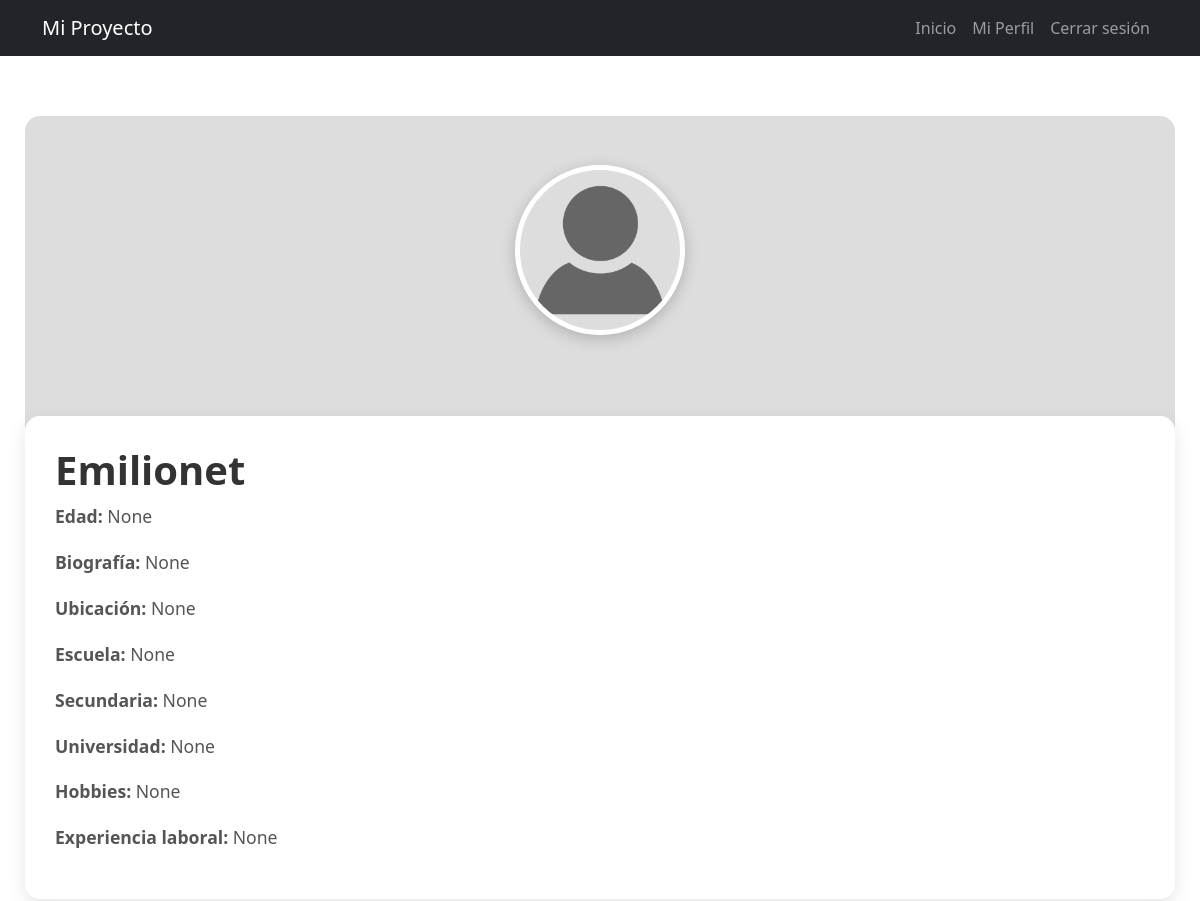
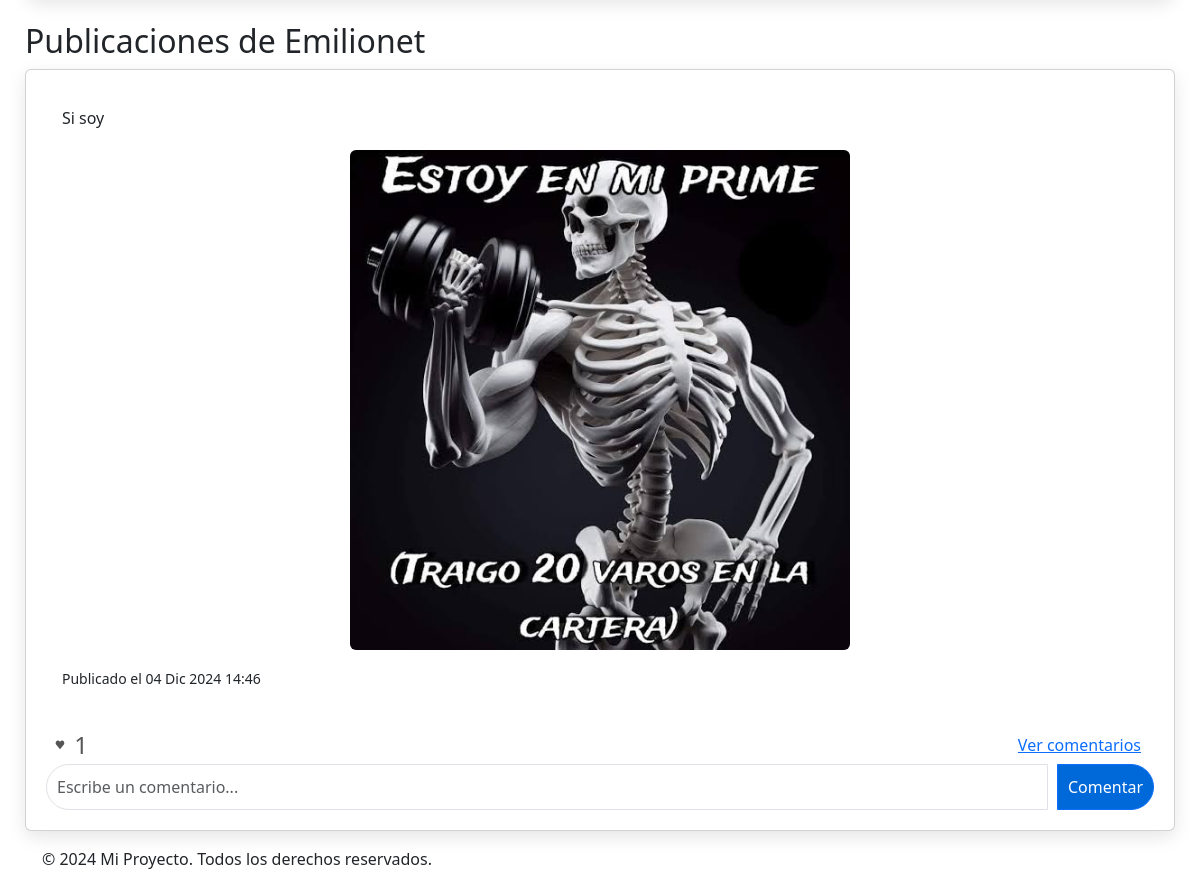
The page /profile/13/ (signed in) on the database its author committed (2 pictures, top to bottom).
### posts/models.py (models this page shows, shortened)
class UserProfile(models.Model):
    user = models.OneToOneField(
        settings.AUTH_USER_MODEL, on_delete=models.CASCADE, related_name='profile'
    )
    phone = models.CharField(max_length=15, blank=True, null=True)
    bio = models.TextField(blank=True, null=True)
    date_of_birth = models.DateField(null=True, blank=True)
    school_name = models.CharField(max_length=100, blank=True, null=True)
    highschool_name = models.CharField(max_length=100, blank=True, null=True)
    university_name = models.CharField(max_length=100, blank=True, null=True)
    hobbies = models.TextField(blank=True, null=True)
    about_me = models.TextField(blank=True, null=True)
    location = models.CharField(max_length=100, blank=True, null=True)
    skills = models.TextField(blank=True, null=True)
    work_experience = models.TextField(blank=True, null=True)
    social_links = models.JSONField(default=dict, blank=True, null=True)
    profile_picture = models.ImageField(upload_to='profile_pics/', blank=True, null=True)
    cover_picture = models.ImageField(upload_to='cover_pics/', blank=True, null=True)
    @property
    def age(self):
        return None

class CustomUser(AbstractUser):
    email = models.EmailField(unique=True)
    first_name = models.CharField(max_length=50)
    last_name = models.CharField(max_length=50)

class Post(models.Model):
    user = models.ForeignKey(
        settings.AUTH_USER_MODEL, on_delete=models.CASCADE, related_name='posts'
    )
    content = models.TextField()
    image = models.ImageField(upload_to='posts_images/', blank=True, null=True)
    created_at = models.DateTimeField(auto_now_add=True)
    updated_at = models.DateTimeField(auto_now=True)
    likes = models.ManyToManyField(
        settings.AUTH_USER_MODEL, related_name='liked_posts', blank=True
    )
    class Meta:
        ordering = ['-created_at']
    @property
    def like_count(self):
        return self.likes.count()

### posts/views.py (the view)
# urls.py: path('profile/<int:user_id>/', profile, name='profile'),  # Perfil de un usuario específico (por ID dinámico)
@login_required
def profile(request, user_id):
    user = get_object_or_404(CustomUser, id=user_id)
    user_profile = get_object_or_404(UserProfile, user=user)
    user_posts = Post.objects.filter(user=user).select_related('user').order_by('-created_at')
    is_owner = user == request.user
    no_posts_message = "Este usuario no ha publicado aún." if not user_posts.exists() else None
    return render(request, 'posts/profile.html', {
        'user': user,
        'user_profile': user_profile,
        'user_posts': user_posts,
        'is_owner': is_owner,
        'no_posts_message': no_posts_message
    })

### templates/posts/profile.html (shortened to what this page needs)
{% load static %}
<!DOCTYPE html>
<html lang="es">
<head>
    <link rel="stylesheet" href="{% static 'css/profilee.css' %}">
    <link href="https://cdn.jsdelivr.net/npm/bootstrap@5.3.0-alpha1/dist/css/bootstrap.min.css" rel="stylesheet">
</head>
<body>
    <nav class="navbar navbar-expand-lg navbar-dark bg-dark">
        <div class="container">
            <a class="navbar-brand" href="{% url 'index' %}">Mi Proyecto</a>
            <div class="collapse navbar-collapse" id="navbarNav">
                <ul class="navbar-nav ms-auto">
                    <li class="nav-item">
                        <a class="nav-link" href="{% url 'index' %}">Inicio</a>
                    </li>
                    {% if user.is_authenticated %}
                        <li class="nav-item">
                            <a class="nav-link" href="{% url 'profile' request.user.id %}">Mi Perfil</a>
                        </li>
                        <li class="nav-item">
                            <a class="nav-link" href="{% url 'logout' %}">Cerrar sesión</a>
                        </li>
                    {% else %}
                        <li class="nav-item">
                            <a class="nav-link" href="{% url 'login' %}">Iniciar sesión</a>
                        </li>
                    {% endif %}
                </ul>
            </div>
        </div>
    </nav>
    <div class="profile-container">
        <div class="profile-photo-container">
            <img src="{% if user_profile.profile_picture %}{{ user_profile.profile_picture.url }}{% else %}{% static 'images/default-profile.png' %}{% endif %}"
                alt="{{ user_profile.user.username }}'s profile picture" class="profile-img">
        </div>
        <div class="profile-details">
            <h1>{{ user_profile.user.username }}</h1>
            <p><strong>Edad:</strong> {{ user_profile.age }}</p>
            <p><strong>Biografía:</strong> {{ user_profile.bio }}</p>
            <p><strong>Ubicación:</strong> {{ user_profile.location }}</p>
            <p><strong>Escuela:</strong> {{ user_profile.school_name }}</p>
            <p><strong>Secundaria:</strong> {{ user_profile.highschool_name }}</p>
            <p><strong>Universidad:</strong> {{ user_profile.university_name }}</p>
            <p><strong>Hobbies:</strong> {{ user_profile.hobbies }}</p>
            <p><strong>Experiencia laboral:</strong> {{ user_profile.work_experience }}</p>
        </div>
        <div class="user-posts mt-4">
            <h2>Publicaciones de {{ user_profile.user.username }}</h2>
            {% for post in user_posts %}
                <div class="post card mb-3">
                    <div class="card-body">
                        <p>{{ post.content }}</p>
                        {% if post.image %}
                            <img src="{{ post.image.url }}" alt="Post image" class="img-fluid rounded mb-3">
                        {% endif %}
                        <small>Publicado el {{ post.created_at|date:"d M Y H:i" }}</small>
                    </div>
                    <div class="like-comment-container">
                        <form method="POST" action="{% url 'like_post' post.id %}">
                            <button type="submit" class="btn-heart {% if request.user in post.likes.all %}active{% endif %}">
                                <svg xmlns="http://www.w3.org/2000/svg" width="16" height="16" fill="currentColor"
                                    class="bi bi-heart" viewBox="0 0 16 16">
                                    <path d="m8 2.748-.717-.737C5.6.281 2.514 3.17 4.07 5.4L8 10.25l3.93-4.85c1.554-2.23-1.53-5.119-3.213-3.39L8 2.748z" />
                                </svg>
                                {{ post.like_count }}
                            </button>
                        </form>
                        <a href="#comments-{{ post.id }}" class="btn btn-link" data-bs-toggle="collapse" data-bs-target="#comments-{{ post.id }}">
                            Ver comentarios
                        </a>
                    </div>
                    <div class="comment-box">
                        <form method="POST" action="{% url 'add_comment' post.id %}">
                            <div class="input-group">
                                <input type="text" name="content" class="form-control" placeholder="Escribe un comentario..." required>
                                <button type="submit" class="btn btn-primary">Comentar</button>
                            </div>
                        </form>
                    </div>
                </div>
            {% empty %}
                <p class="text-muted">Aún no has hecho ninguna publicación.</p>
            {% endfor %}
        </div>
    </div>
    <footer class="footer">
        <div class="container">
            <p>© 2024 Mi Proyecto. Todos los derechos reservados.</p>
        </div>
    </footer>
</body>
</html>

### static/css/profilee.css (style rules this page uses)
:root { --primary-color: #0069d9; --secondary-color: #4e5d6c; --background-color: #f8f9fa; --text-color: #333; --secondary-text-color: #555; --hover-color: #0056b3; --card-border-radius: 15px; --image-border-radius: 50%; --button-padding: 10px 25px; --box-shadow: 0 6px 18px rgba(0, 0, 0, 0.1); --max-width: 1200px; }
body { font-family: 'Roboto', sans-serif; background-color: var(--background-color); margin: 0; padding: 0; color: var(--text-color); line-height: 1.7; }
.profile-container { max-width: var(--max-width); margin-left: auto; margin-right: auto; padding: 0 25px; margin-top: 60px; }
.profile-photo-container { position: absolute; top: 250px; left: 50%; transform: translateX(-50%) translateY(-50%); z-index: 2; border-radius: 50%; border: 5px solid white; box-shadow: 0 4px 15px rgba(0, 0, 0, 0.2); }
.profile-photo-container img { width: 160px; height: 160px; object-fit: cover; border-radius: 50%; }
.profile-details { background-color: white; border-radius: var(--card-border-radius); padding: 30px; margin-top: -100px; box-shadow: var(--box-shadow); position: relative; z-index: 1; }
.profile-details h1 { font-size: 2.5rem; font-weight: bold; color: var(--text-color); }
.profile-details p { font-size: 1.1rem; line-height: 1.7; color: var(--secondary-text-color); }
.user-posts { margin-top: 50px; }
.post { background-color: white; border-radius: var(--card-border-radius); margin-bottom: 30px; padding: 20px; box-shadow: var(--box-shadow); position: relative; transition: box-shadow 0.3s ease, transform 0.3s ease; }
.post img { width: 100%; max-width: 500px; height: auto; border-radius: var(--card-border-radius); margin-top: 20px; display: block; margin-left: auto; margin-right: auto; }
.like-comment-container { display: flex; justify-content: space-between; align-items: center; margin-top: 20px; }
.like-comment-container .btn-heart { font-size: 1.5rem; border: none; background: none; cursor: pointer; transition: transform 0.3s; color: var(--secondary-text-color); }
.comment-box input { border-radius: 25px; margin-right: 10px; padding: 10px; width: 80%; }
.comment-box button { border-radius: 25px; padding: 10px; background-color: var(--primary-color); color: white; }

### rows shown on the page
UserProfile: user.username "Emilionet", age "None", bio "None", location "None", school_name "None", highschool_name "None", university_name "None", hobbies "None", work_experience "None"
Post: content "Si soy", image (picture), created_at "04 Dic 2024 14:46", like_count "1"
